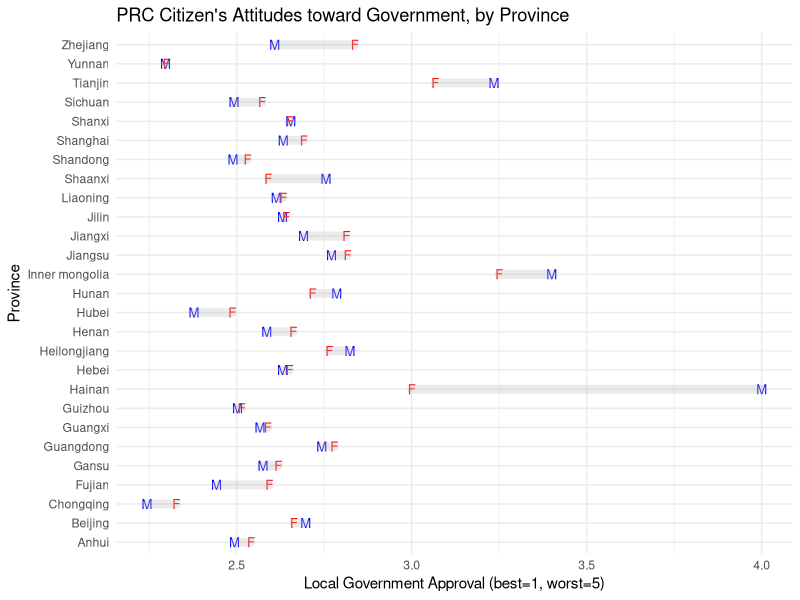

The R source for this figure:
## ---- chunk 1
## Defaults for R chunks
knitr::opts_chunk$set(echo = TRUE, ## echo = TRUE means code will show
                      warning=FALSE, ## supress warnings and messages from R
                      message=FALSE,
                      fig.path='Figs/', ## where to save figures
                      fig.height = 3, ## default figure size (can differ in each chunk)
                      fig.width = 3)

## Add any R packages you require. 
## Here are some we will use in 811:
requires <- c("tidyverse", ## tidyverse includes dplyr and ggplot2
              "magrittr",
              "foreign",
              "readstata13",
              "here")

## Install any you don't have
to_install <- c(requires %in% rownames(installed.packages()) == FALSE)
install.packages(c(requires[to_install], "NA"), repos = "https://cloud.r-project.org/" )

## Load all required R packages
library(tidyverse)
library(ggplot2); theme_set(theme_minimal())
library(magrittr)
library(here)
## ---- chunk 2
dat <- read.csv("data/CFPS.csv")
ggplot() +
  # define y = state for all layers
  aes(y = dat$province) +
  # x = points for each actor
  geom_point(aes(x = dat$male_approval), shape = "M", color= "blue", size=3) + 
  geom_point(aes(x = dat$female_approval), shape = "F", color= "red", size=3) +
  ggtitle("PRC Citizen's Attitudes toward Government, by Province") +
  geom_segment(aes(x = dat$male_approval, 
                   xend = dat$female_approval, 
                   yend = dat$province), 
               color = "grey", 
               size = 3, 
               lineend = "round", 
               alpha = .3) +
  labs(y = "Province", 
       x = "Local Government Approval (best=1, worst=5)", size=3)
